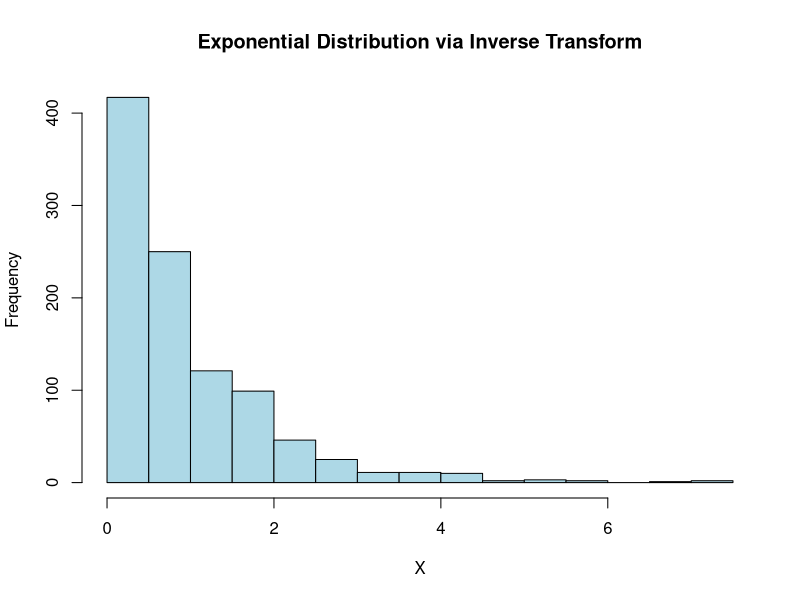
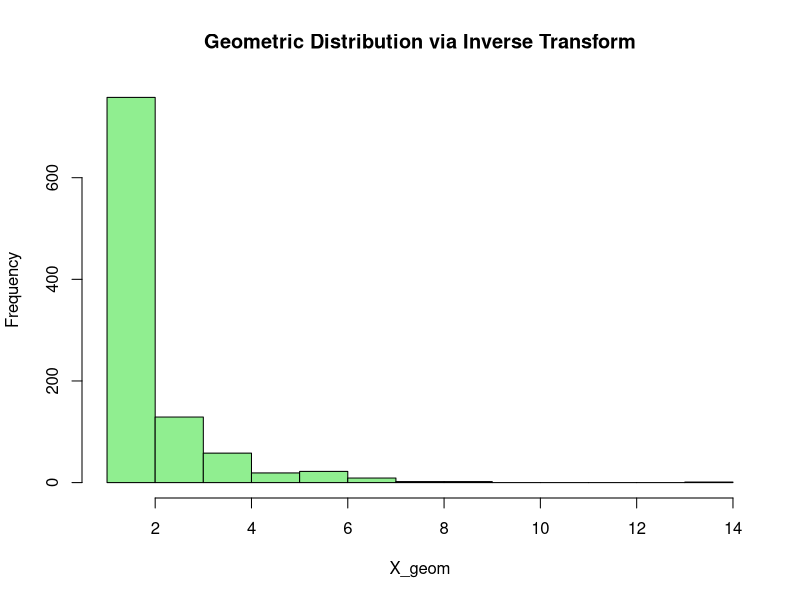
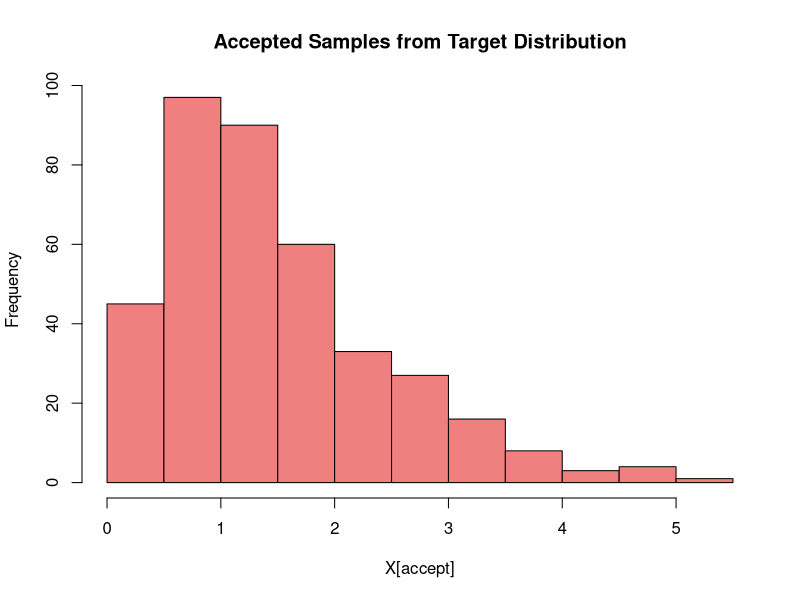
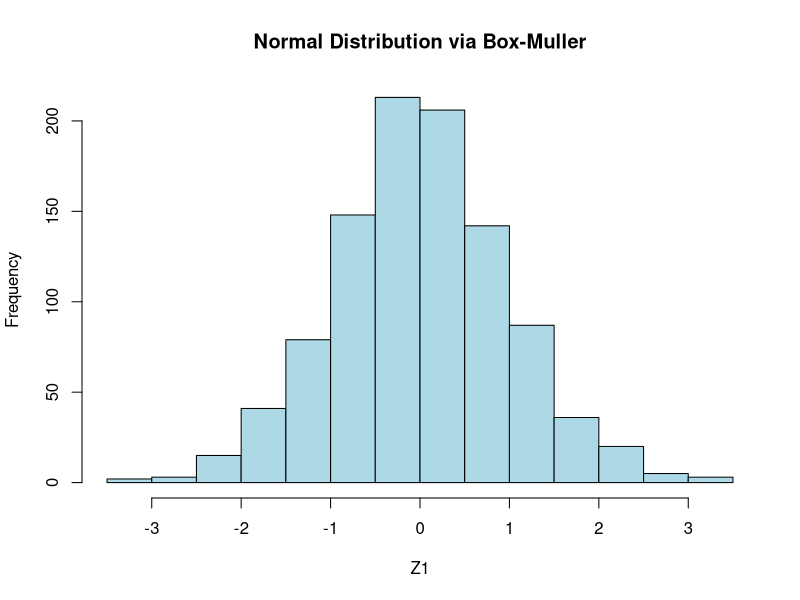
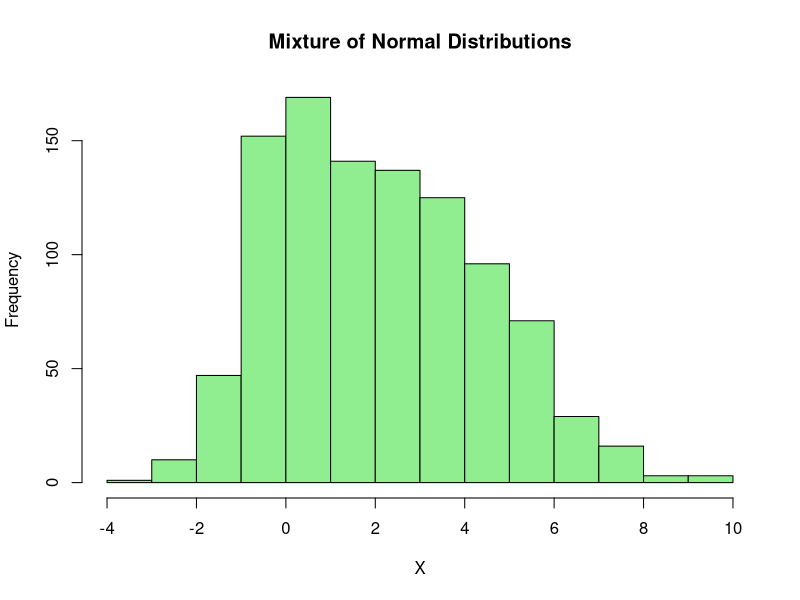

Generate these figures, in order, with R:
## ---- chunk 1
# Sampling examples
sample(0:1, size = 10, replace = TRUE)  # Tossing coins
sample(1:100, size = 6, replace = FALSE)  # Choosing lottery numbers
sample(letters)  # Permutation of letters
## ---- chunk 2
# Sample from multinomial distribution
x <- sample(1:3, size = 100, replace = TRUE, prob = c(.2, .3, .5))
table(x)
## ---- chunk 3
# Inverse transform method for exponential distribution
n <- 1000
U <- runif(n)
X <- -log(1 - U)
hist(X, main="Exponential Distribution via Inverse Transform", col="lightblue")
## ---- chunk 4
# Inverse transform method for geometric distribution
p <- 0.5
X_geom <- ceiling(log(1 - runif(n)) / log(1 - p))
hist(X_geom, main="Geometric Distribution via Inverse Transform", col="lightgreen")
## ---- chunk 5
# Acceptance-rejection method example
target <- function(x) { ifelse(x > 0, exp(-x), 0) }
proposal <- function(x) { dnorm(x, mean = 2, sd = 1) }

X <- rnorm(1000, mean = 2, sd = 1)
accept <- runif(1000) < target(X) / (1.5 * proposal(X))

hist(X[accept], main="Accepted Samples from Target Distribution", col="lightcoral")
## ---- chunk 6
# Box-Muller transform
n <- 1000
U1 <- runif(n)
U2 <- runif(n)
Z1 <- sqrt(-2 * log(U1)) * cos(2 * pi * U2)
Z2 <- sqrt(-2 * log(U1)) * sin(2 * pi * U2)
hist(Z1, main="Normal Distribution via Box-Muller", col="lightblue")
## ---- chunk 7
# Mixture of normals
library(MASS)
mu1 <- 0; mu2 <- 3; sigma1 <- 1; sigma2 <- 2
p <- 0.3
X <- ifelse(runif(n) < p, rnorm(n, mu1, sigma1), rnorm(n, mu2, sigma2))
hist(X, main="Mixture of Normal Distributions", col="lightgreen")
